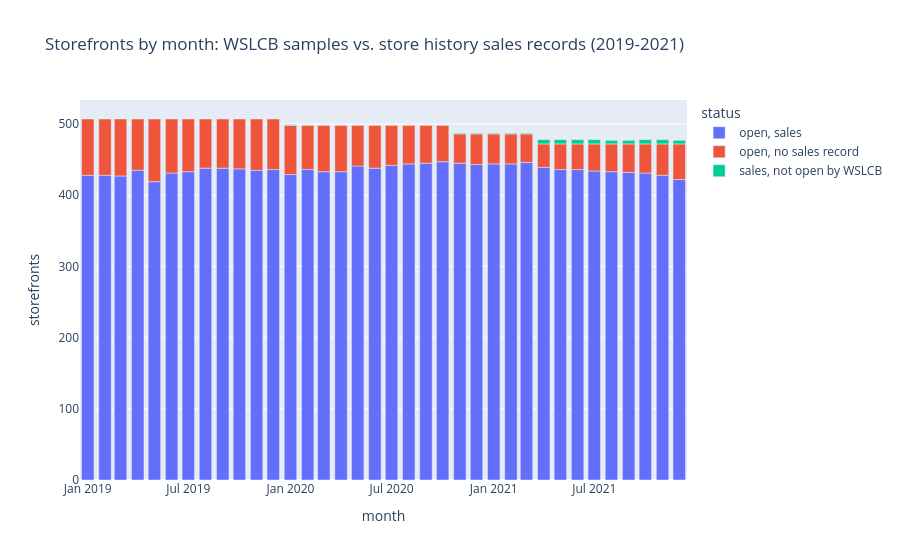

Write notebook code for a chart like this one.
### Code cell
### PART A, CHART
monthly = history_check.groupby(["month", "status"]).size().rename("storefronts").reset_index()
fig = px.bar(monthly, x = "month", y = "storefronts", color = "status", title = "Storefronts by month: WSLCB samples vs. store history sales records (2019-2021)",
             category_orders = {"status": ["open, sales", "open, no sales record", "sales, not open by WSLCB"]})
show(fig, "wslcb_open_vs_store_history_sales_by_month")

### Figure 1 — Plotly figure (JSON) as saved in the notebook; plotly's stock layout.template omitted (floating-point values rounded to 4 significant figures)
{"data": [{"hovertemplate": "status=open, sales<br>month=%{x}<br>storefronts=%{y}<extra></extra>", "legendgroup": "open, sales", "marker": {"color": "#636efa", "pattern": {"shape": ""}}, "name": "open, sales", "orientation": "v", "showlegend": true, "textposition": "auto", "type": "bar", "x": ["2019-01", "2019-02", "2019-03", "2019-04", "2019-05", "2019-06", "2019-07", "2019-08", "2019-09", "2019-10", "2019-11", "2019-12", "2020-01", "2020-02", "2020-03", "2020-04", "2020-05", "2020-06", "2020-07", "2020-08", "2020-09", "2020-10", "2020-11", "2020-12", "2021-01", "2021-02", "2021-03", "2021-04", "2021-05", "2021-06", "2021-07", "2021-08", "2021-09", "2021-10", "2021-11", "2021-12"], "xaxis": "x", "y": [428, 428, 427, 435, 419, 431, 433, 438, 438, 437, 435, 436, 429, 436, 433, 433, 441, 438, 442, 444, 445, 447, 445, 443, 444, 444, 446, 439, 436, 436, 434, 433, 432, 431, 428, 422], "yaxis": "y"}, {"hovertemplate": "status=open, no sales record<br>month=%{x}<br>storefronts=%{y}<extra></extra>", "legendgroup": "open, no sales record", "marker": {"color": "#EF553B", "pattern": {"shape": ""}}, "name": "open, no sales record", "orientation": "v", "showlegend": true, "textposition": "auto", "type": "bar", "x": ["2019-01", "2019-02", "2019-03", "2019-04", "2019-05", "2019-06", "2019-07", "2019-08", "2019-09", "2019-10", "2019-11", "2019-12", "2020-01", "2020-02", "2020-03", "2020-04", "2020-05", "2020-06", "2020-07", "2020-08", "2020-09", "2020-10", "2020-11", "2020-12", "2021-01", "2021-02", "2021-03", "2021-04", "2021-05", "2021-06", "2021-07", "2021-08", "2021-09", "2021-10", "2021-11", "2021-12"], "xaxis": "x", "y": [79, 79, 80, 72, 88, 76, 74, 69, 69, 70, 72, 71, 69, 62, 65, 65, 57, 60, 56, 54, 53, 51, 41, 43, 42, 42, 40, 33, 36, 36, 38, 39, 40, 41, 44, 50], "yaxis": "y"}, {"hovertemplate": "status=sales, not open by WSLCB<br>month=%{x}<br>storefronts=%{y}<extra></extra>", "legendgroup": "sales, not open by WSLCB", "marker": {"color": "#00cc96", "pattern": {"shape": ""}}, "name": "sales, not open by WSLCB", "orientation": "v", "showlegend": true, "textposition": "auto", "type": "bar", "x": ["2020-01", "2020-11", "2020-12", "2021-01", "2021-02", "2021-03", "2021-04", "2021-05", "2021-06", "2021-07", "2021-08", "2021-09", "2021-10", "2021-11", "2021-12"], "xaxis": "x", "y": [1, 1, 1, 1, 1, 1, 6, 6, 6, 6, 5, 5, 6, 6, 5], "yaxis": "y"}], "layout": {"barmode": "relative", "legend": {"title": {"text": "status"}, "tracegroupgap": 0}, "title": {"text": "Storefronts by month: WSLCB samples vs. store history sales records (2019-2021)"}, "xaxis": {"anchor": "y", "domain": [0.0, 1.0], "title": {"text": "month"}}, "yaxis": {"anchor": "x", "domain": [0.0, 1.0], "title": {"text": "storefronts"}}}}
